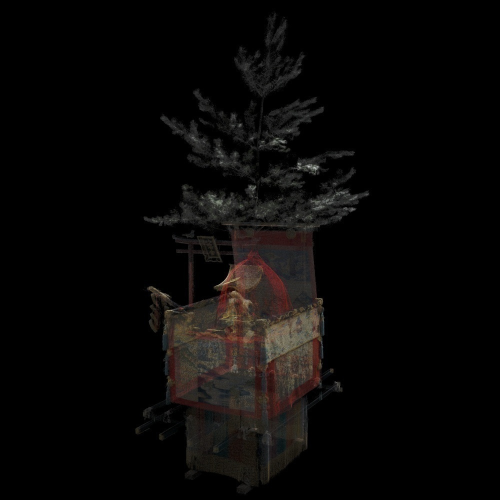
#> input picture resources/input.jpg, 1000 x 1000 px (shown at 1/2 size)
$ python auto_correct_pixel_value_decompose.py resources/input.jpg 1.0 1.0 1.0 1.0
#> lines starting #> are read from the running program, lines starting #| are printed output that depends on the picture; after the words box and inside, x2 and y2 are one past the last pixel; in counts of white or black regions, pixels touching at a corner belong together
import numpy as np
from matplotlib import pyplot as plt
import matplotlib.gridspec as gridspec
import cv2
import subprocess
import sys
args = sys.argv
if len(args) != 6:
    raise Exception('\nUSAGE\n> $ python auto_correct_pixel_value.py [input_image_data] [ratio_for_low] [ratio_for_high] [p_init] [ratio_for_high] [p_interval]')
    raise Exception('\n\nFor example\n> $ python auto_correct_pixel_value.py input_image.jpg 2 0.001 0.01\n')
    sys.exit()


plt.style.use('seaborn-white')

from matplotlib import cycler
colors = cycler('color', ['#EE6666', '#3388BB', '#9988DD', '#EECC55', '#88BB44', '#FFBBBB'])
plt.rc('axes', facecolor='#E6E6E6', edgecolor='none', axisbelow=True, grid=False, prop_cycle=colors)
plt.rc('grid', color='w', linestyle='solid')
plt.rc('patch', edgecolor='#E6E6E6')
plt.rc('lines', linewidth=2)


# ---------------------------------
# ----- Set initial parameter -----
# ---------------------------------
print("\n===== Initial parameter =====")
input_image_data    = args[1]
ratio_for_low       = float(args[2])
ratio_for_high      = float(args[3])
p_init              = float(args[4])
p_interval          = float(args[5])
print("input_image_data\n>",    input_image_data,   "(args[1])")
print("\nratio_for_low\n>",     ratio_for_low,      "(args[2])")
print("\nratio_for_high\n>",    ratio_for_high,     "(args[3])")
print("\np_init\n>",            p_init,             "(args[4])")
print("\np_interval\n>",        p_interval,         "(args[5])")


# -------------------------
# ----- RGB histogram -----
# -------------------------
def rgb_hist(_img_rgb, _ax):
    R_nonzero = _img_rgb[:,:,0][_img_rgb[:,:,0] > 0]
    G_nonzero = _img_rgb[:,:,1][_img_rgb[:,:,1] > 0]
    B_nonzero = _img_rgb[:,:,2][_img_rgb[:,:,2] > 0]
    _ax.hist(R_nonzero.ravel(), bins=50, color='r', alpha=0.5, label="R")
    _ax.hist(G_nonzero.ravel(), bins=50, color='g', alpha=0.5, label="G")
    _ax.hist(B_nonzero.ravel(), bins=50, color='b', alpha=0.5, label="B")
    _ax.legend()

    _ax.set_title('RGB histogram')
    _ax.set_xlim([-5,260])

    return _ax


def plot_tone_curve_and_histogram(f, _p_final, _img_in_RGB, _img_out_RGB):
    fig = plt.figure(figsize=(13,7))
    gs = gridspec.GridSpec(2,3)
    x = np.arange(256)

    # Tone curve
    ax2 = fig.add_subplot(gs[:,1])
    ax2.set_title('Tone Curve (parameter='+str(_p_final)+')')
    ax2.set_xlabel('Input pixel value')
    ax2.set_ylabel('Output pixel value')
    ax2.set_aspect('equal')
    ax2.plot(x, f(x, _p_final), color='black')

    # Input image
    ax1 = fig.add_subplot(gs[0,0])
    ax1.set_title('Input image')
    ax1.imshow(_img_in_RGB)
    ax1.set_xticks([]), ax1.set_yticks([]) # off scale

    # Output image
    ax3 = fig.add_subplot(gs[0,2])
    ax3.set_title('Output image')
    ax3.imshow(_img_out_RGB)
    ax3.set_xticks([]), ax3.set_yticks([])

    # Histogram(input image)
    ax4 = fig.add_subplot(gs[1,0])
    ax4 = rgb_hist(_img_in_RGB, ax4)

    # Histogram(output image)
    ax5 = fig.add_subplot(gs[1,2])
    ax5 = rgb_hist(_img_out_RGB, ax5)

    # Unify ylim b/w input image and improved image
    hist_in, bins_in = np.histogram(_img_in_RGB[_img_in_RGB>0], 50)
    hist_out, bins_out = np.histogram(_img_out_RGB[_img_out_RGB>0], 50)
    list_rgb_max = [max(hist_in), max(hist_out)]
    ax4.set_ylim([0, (max(list_rgb_max) + max(list_rgb_max)*0.05)/3])
    ax5.set_ylim([0, (max(list_rgb_max) + max(list_rgb_max)*0.05)/3])

    fig_name = "images/figure_"+str(_p_final)+".png"
    plt.savefig(fig_name)


# -------------------------------
# ----- Tone Curve Function -----
# -------------------------------
def tone_curve(_x, _param):
    y = np.where(_x < 255/_param, _param*_x, 255)
    return y


# ----------------------------
# ----- Read Input Image -----
# ----------------------------
def read_img(_img_name):
    # read input image
#> called with _img_name = 'resources/input.jpg'
    img_BGR = cv2.imread(_img_name)
#> img_BGR is the input picture: shape (1000, 1000, 3); mean B, G, R 7.1, 7.9, 9.3

    # convert color (BGR → RGB)
    img_RGB = cv2.cvtColor(img_BGR, cv2.COLOR_BGR2RGB)

    return img_RGB

# Read input image
img_in_RGB = read_img(input_image_data)

print("\n\n\n===== Pre-processing =====")
print("Input image(RGB)\n>", img_in_RGB.shape) # (height, width, channel)
#| Input image(RGB)
#| > (1000, 1000, 3)

# Calc all number of pixels of the input image
N_all = img_in_RGB.shape[0]*img_in_RGB.shape[1]
#> N_all = 1000000
print("\nN_all\n>", N_all, "(pixels)")
#| N_all
#| > 1000000 (pixels)

# Then, calc number of pixels that exclude backgroung color
img_in_Gray = cv2.cvtColor(img_in_RGB, cv2.COLOR_RGB2GRAY)
N_all_nonzero = np.sum(img_in_Gray > 0)
#> N_all_nonzero = 223762
print("\nN_all_nonzero\n>", N_all_nonzero, "(pixels)")
#| N_all_nonzero
#| > 223762 (pixels)

# Calc mean pixel value of the input image
img_in_Gray_nonzero = img_in_Gray[img_in_Gray > 0]
mean = round(img_in_Gray_nonzero.mean(), 1)
#> mean = 36.8
print("\nMean of pixel values of the input image\n>",mean, "(pixel value)")
#| Mean of pixel values of the input image
#| > 36.8 (pixel value)

# Calc SD pixel value of the input image
SD = round(img_in_Gray_nonzero.std(), 1)
#> SD = 24.7
print("\nStandard Deviation of pixel values of the input image\n>",SD, "(pixel value)")
#| Standard Deviation of pixel values of the input image
#| > 24.7 (pixel value)


# ---------------------------------------------------------
# ----- Decompose the input image into two images
#           with the mean pixel value as the boundary -----
# ---------------------------------------------------------
low_num_nonzero  = np.count_nonzero( (img_in_Gray <= mean) & (img_in_Gray > 0) )
#> low_num_nonzero = 117237
low_num  = np.count_nonzero(  img_in_Gray <= mean )
#> low_num = 893475
high_num = np.count_nonzero(  img_in_Gray >  mean )
#> high_num = 106525
print("\nNumber of \"low\" pixel value\n>", low_num_nonzero, "(pixels) out of", N_all_nonzero, "(pixels)")
#| Number of "low" pixel value
#| > 117237 (pixels) out of 223762 (pixels)
print(">", round(low_num_nonzero/N_all_nonzero*100,1), "(%)")
#| > 52.4 (%)
print("\nNumber of \"high\" pixel value\n>", high_num, "(pixels) out of", N_all_nonzero, "(pixels)")
#| Number of "high" pixel value
#| > 106525 (pixels) out of 223762 (pixels)
print(">", round(high_num/N_all_nonzero*100,1), "(%)")
#| > 47.6 (%)

# ndarray dtype:bool
#low_index_bool  = (img_in_Gray <= mean) & (img_in_Gray > 0)
low_index_bool  =  img_in_Gray <= mean
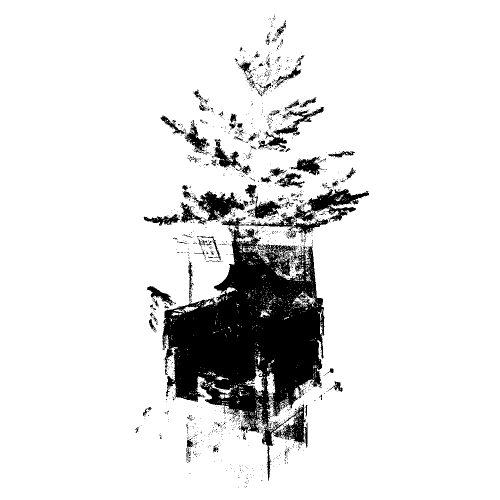
#> low_index_bool: shape (1000, 1000) bool (shown at 1/2 size); 89.3% white; 1512 black regions (1417 under 20 px), largest, box (x1, y1, x2, y2) and area: (325, 435, 649, 962) 78257, (491, 378, 738, 481) 5387, (360, 382, 490, 449) 3555
#high_index_bool =  img_in_Gray >  mean
high_index_bool =  ~low_index_bool

# Decompose the input image into R,G,B channel
img_in_R, img_in_G, img_in_B = img_in_RGB[:,:,0], img_in_RGB[:,:,1], img_in_RGB[:,:,2]

# Apply decomposition
low_R  = np.where(low_index_bool,  img_in_R, 0)
low_G  = np.where(low_index_bool,  img_in_G, 0)
low_B  = np.where(low_index_bool,  img_in_B, 0)
high_R = np.where(high_index_bool, img_in_R, 0)
high_G = np.where(high_index_bool, img_in_G, 0)
high_B = np.where(high_index_bool, img_in_B, 0)

low_img_in_RGB, high_img_in_RGB = img_in_RGB.copy(), img_in_RGB.copy()
low_img_in_RGB[:,:,0],  low_img_in_RGB[:,:,1],  low_img_in_RGB[:,:,2]  = low_R,  low_G,  low_B
#> low_img_in_RGB: shape (1000, 1000, 3); mean R, G, B 2.5, 2.2, 2
high_img_in_RGB[:,:,0], high_img_in_RGB[:,:,1], high_img_in_RGB[:,:,2] = high_R, high_G, high_B
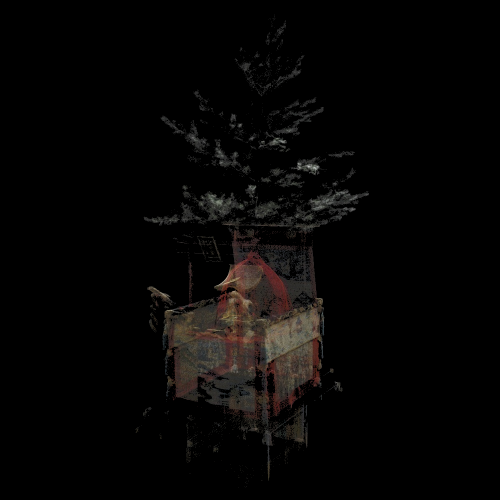
#> high_img_in_RGB: shape (1000, 1000, 3) (shown at 1/2 size); mean R, G, B 6.8, 5.8, 5.1

# Calc the theoretical number of pixels at which finally reach 255
N_theor_low = int(low_num_nonzero * ratio_for_low)
#> N_theor_low = 117237
print("\nN_theor_low(",ratio_for_low*100,"%)\n>", N_theor_low, "(pixels) (=",low_num_nonzero," * ",ratio_for_low,")")
#| N_theor_low( 100.0 %)
#| > 117237 (pixels) (= 117237  *  1.0 )

N_theor_high = int(high_num * ratio_for_high)
#> N_theor_high = 106525
print("\nN_theor_high(",ratio_for_high*100,"%)\n>", N_theor_high, "(pixels) (=",high_num," * ",ratio_for_high,")")
#| N_theor_high( 100.0 %)
#| > 106525 (pixels) (= 106525  *  1.0 )


# --------------------------------
# -----  Correct pixel value -----
# --------------------------------
def correct_pixel_value(_rgb_img, _param):
    red   = cv2.multiply(_rgb_img[:, :, 0], _param) # R
    green = cv2.multiply(_rgb_img[:, :, 1], _param) # G
    blue  = cv2.multiply(_rgb_img[:, :, 2], _param) # B

    # Apply change
    corrected_img_RGB = np.empty((_rgb_img.shape[0], _rgb_img.shape[1], 3), dtype=np.uint8)
    corrected_img_RGB[:, :, 0] = red
    corrected_img_RGB[:, :, 1] = green
    corrected_img_RGB[:, :, 2] = blue

    return corrected_img_RGB


# ----------------------------------
# ----- Calc parameter for low -----
# ----------------------------------
p = p_init
count_equal_255 = 0
while count_equal_255 < N_theor_low:
    tmp_img_RGB = correct_pixel_value(low_img_in_RGB, p)
    tmp_img_Gray = cv2.cvtColor(tmp_img_RGB, cv2.COLOR_RGB2GRAY)

    # Count number of max pixel value(==255)
    count_equal_255 = np.sum(tmp_img_Gray >= mean+SD)
    p += p_interval
#> this loop made 206 passes
#> count_equal_255 on passes 1 to 3: 0, 25084, 60682
#> pass 1, `tmp_img_Gray = cv2.cvtColor(tmp_img_RGB, cv2.COLOR_RGB2GRAY)`:
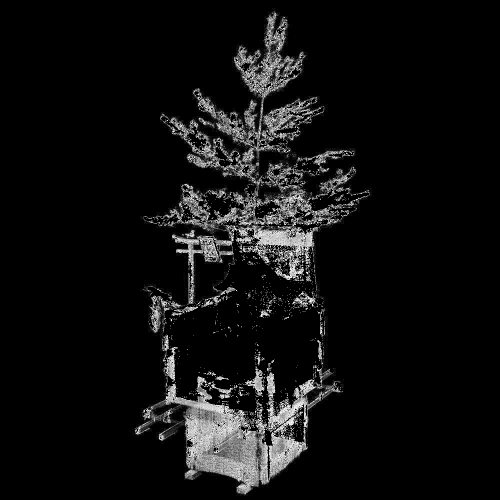
#> tmp_img_Gray: shape (1000, 1000) (shown at 1/2 size); min 0, max 36, mean 2.2; drawn with min black and max white
#> after the loop:
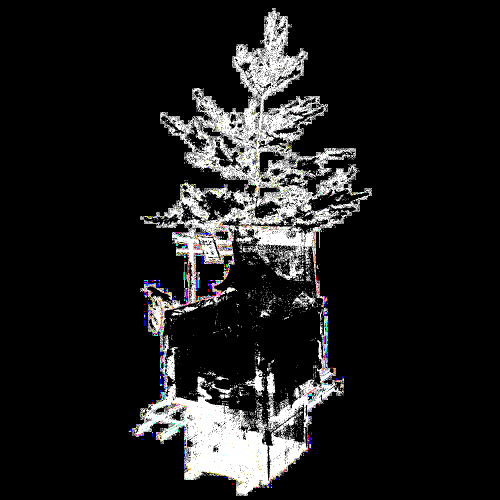
#> tmp_img_RGB: shape (1000, 1000, 3) (shown at 1/2 size); mean R, G, B 29.4, 29.2, 29.3
#> after the loop, p = 207

print("\n\n\n===== Result for \"low pixel value image\" =====")
# Decide parameter value that meet requirement
p_final_low = round(p, 2)
#> p_final_low = 207
print("p_final_low\n>",p_final_low)
#| p_final_low
#| > 207.0
print("\nNumber of pixels that pixel value is 255\n>",count_equal_255, "(pixels)")
#| Number of pixels that pixel value is 255
#| > 118394 (pixels)
print("\nThe ratio at which pixel value finally reached 255\n>",round(count_equal_255 / low_num_nonzero * 100, 2), "(%)")
#| The ratio at which pixel value finally reached 255
#| > 100.99 (%)

# Make low output image
low_img_out_RGB = correct_pixel_value(low_img_in_RGB, p_final_low)


# -----------------------------------
# ----- Calc parameter for high -----
# -----------------------------------
p = p_init
count_equal_255 = 0
while count_equal_255 < N_theor_high:
    tmp_img_RGB = correct_pixel_value(high_img_in_RGB, p)
    tmp_img_Gray = cv2.cvtColor(tmp_img_RGB, cv2.COLOR_RGB2GRAY)

    # Count number of max pixel value(==255)
    count_equal_255 = np.sum(tmp_img_Gray == 255)
    p += p_interval
#> this loop made 23 passes
#> count_equal_255 on passes 1 to 12: 0, 186, 5508, 16113, 29248, 57866, 87487, 99350, 104077, 105396, 106130, 106351
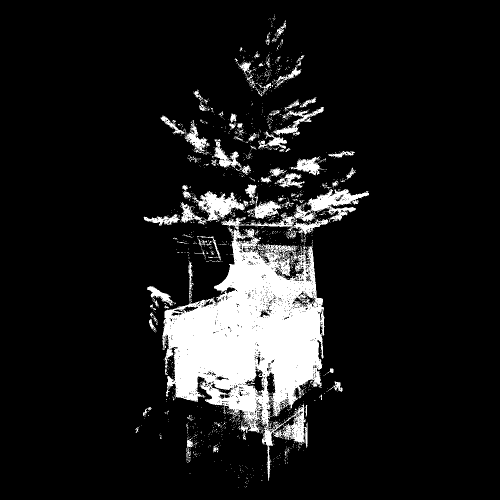
#> tmp_img_RGB: shape (1000, 1000, 3) (shown at 1/2 size); mean R, G, B 27.2, 27.2, 27.2
#> after the loop, p = 24

print("\n\n\n===== Result for \"high pixel value image\" =====")
# Decide parameter value that meet requirement
p_final_high = round(p, 2)
#> p_final_high = 24
print("p_final_high\n>",p_final_high)
#| p_final_high
#| > 24.0
print("\nNumber of pixels that pixel value is 255\n>",count_equal_255, "(pixels)")
#| Number of pixels that pixel value is 255
#| > 106525 (pixels)
print("\nThe ratio at which pixel value finally reached 255\n>",round(count_equal_255 / high_num * 100, 2), "(%)")
#| The ratio at which pixel value finally reached 255
#| > 100.0 (%)
print("\n")

# Make high output image
high_img_out_RGB = correct_pixel_value(high_img_in_RGB, p_final_high)


# ------------------------------------------------------
# ----- Synthesize low and high pixel value images -----
# ------------------------------------------------------
img_out_RGB = cv2.scaleAdd(low_img_out_RGB, 1.0, high_img_out_RGB)
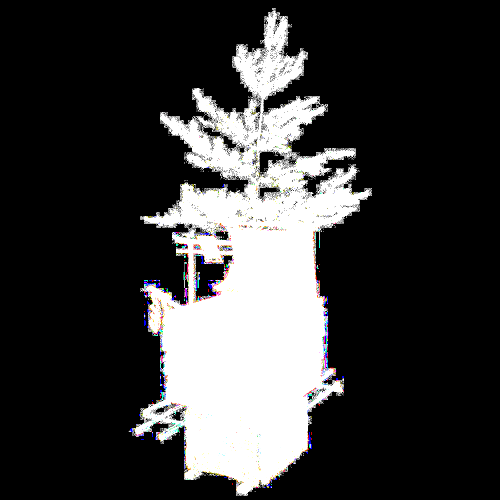
#> img_out_RGB: shape (1000, 1000, 3) (shown at 1/2 size); mean R, G, B 56.6, 56.4, 56.5


# -----------------------------------------
# ----- Apply tone curve with p_final -----
# -----------------------------------------
plot_tone_curve_and_histogram(tone_curve, p_final_low, low_img_in_RGB, low_img_out_RGB)
#> in tone_curve, `y = np.where(_x < 255/_param, _param*_x, 255)`: y = 256 values from 0 to 255
#> in plot_tone_curve_and_histogram, `hist_in, bins_in = np.histogram(_img_in_RGB[_img_in_RGB>0], 50)`: hist_in = 50 values, max 47418 at index 0, min 1 at index 49, mean 6997.1; bins_in = 51 values from 1 to 77
#> in plot_tone_curve_and_histogram, `hist_out, bins_out = np.histogram(_img_out_RGB[_img_out_RGB>0], 50)`: hist_out = 50 values, max 322111 at index 49, min 0 at index 1, mean 6997.1; bins_out = 51 values from 207 to 255
#> in plot_tone_curve_and_histogram, `list_rgb_max = [max(hist_in), max(hist_out)]`: list_rgb_max = [47418, 322111]
#> in plot_tone_curve_and_histogram, `fig_name = "images/figure_"+str(_p_final)+".png"`: fig_name = 'images/figure_207.0.png'
plot_tone_curve_and_histogram(tone_curve, p_final_high, high_img_in_RGB, high_img_out_RGB)
#> call 2 of plot_tone_curve_and_histogram, with _p_final = 24
#> in plot_tone_curve_and_histogram (call 2), `hist_in, bins_in = np.histogram(_img_in_RGB[_img_in_RGB>0], 50)`: hist_in = 50 values, max 52425 at index 6, min 2 at index 45, mean 6391.5; bins_in = 51 values from 11 to 219
#> in plot_tone_curve_and_histogram (call 2), `hist_out, bins_out = np.histogram(_img_out_RGB[_img_out_RGB>0], 50)`: hist_out = 50 values, max 319575 at index 25, min 0 at index 0, mean 6391.5; bins_out = 51 values from 254.5 to 255.5
#> in plot_tone_curve_and_histogram (call 2), `list_rgb_max = [max(hist_in), max(hist_out)]`: list_rgb_max = [52425, 319575]
#> in plot_tone_curve_and_histogram (call 2), `fig_name = "images/figure_"+str(_p_final)+".png"`: fig_name = 'images/figure_24.0.png'
#> in plot_tone_curve_and_histogram (call 2), `plt.savefig(fig_name)`:
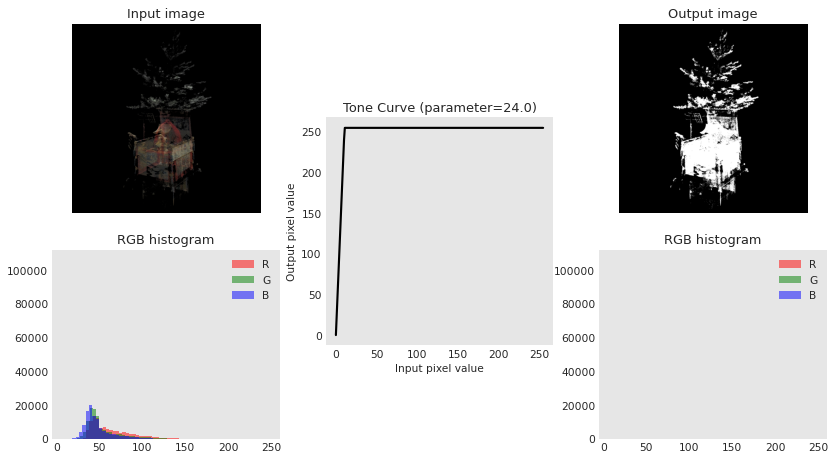
#> figure drawn by matplotlib, 5 panels; panel 1: curve peaks at x = 11, y = 255; panel 4: tallest bar 13296 high, from x = 42.36 to 46.2; panel 4: tallest bar 18004 high, from x = 38.8 to 42.56; panel 4: tallest bar 19850 high, from x = 38.16 to 42.04


# ----------------------------------
# ----- Save figure and images -----
# ----------------------------------
#plt.show()

# Convert color (RGB → BGR)
img_in_BGR = cv2.cvtColor(img_in_RGB, cv2.COLOR_RGB2BGR)
img_out_BGR_low  = cv2.cvtColor(low_img_out_RGB, cv2.COLOR_RGB2BGR)
img_out_BGR_high = cv2.cvtColor(high_img_out_RGB, cv2.COLOR_RGB2BGR)
img_out_BGR = cv2.cvtColor(img_out_RGB, cv2.COLOR_RGB2BGR)
input_img_name = "images/input.jpg"
low_output_img_name  = "images/low_improved_"+str(p_final_low)+"_"+str(ratio_for_low)+".jpg"
#> low_output_img_name = 'images/low_improved_207.0_1.0.jpg'
high_output_img_name = "images/high_improved_"+str(p_final_high)+"_"+str(ratio_for_high)+".jpg"
#> high_output_img_name = 'images/high_improved_24.0_1.0.jpg'
output_img_name = "images/improved_"+str(p_final_low)+"_"+str(p_final_high)+".jpg"
#> output_img_name = 'images/improved_207.0_24.0.jpg'
cv2.imwrite(input_img_name, img_in_BGR)
cv2.imwrite(low_output_img_name, img_out_BGR_low)
cv2.imwrite(high_output_img_name, img_out_BGR_high)
cv2.imwrite(output_img_name, img_out_BGR)

# Save low and high images
low_img_in_BGR = cv2.cvtColor(low_img_in_RGB, cv2.COLOR_RGB2BGR)
high_img_in_BGR = cv2.cvtColor(high_img_in_RGB, cv2.COLOR_RGB2BGR)
low_img_name = "images/low.jpg"
high_img_name = "images/high.jpg"
cv2.imwrite(low_img_name, low_img_in_BGR)
cv2.imwrite(high_img_name, high_img_in_BGR)


# -------------------------
# ----- Exec. command -----
# -------------------------
# preview_command = ['code', fig_name, input_img_name, output_img_name]
# # preview_command = ['open', fig_name, input_img_name, output_img_name]
# try:
# 	res = subprocess.check_call(preview_command)

# except:
# 	print("ERROR")
